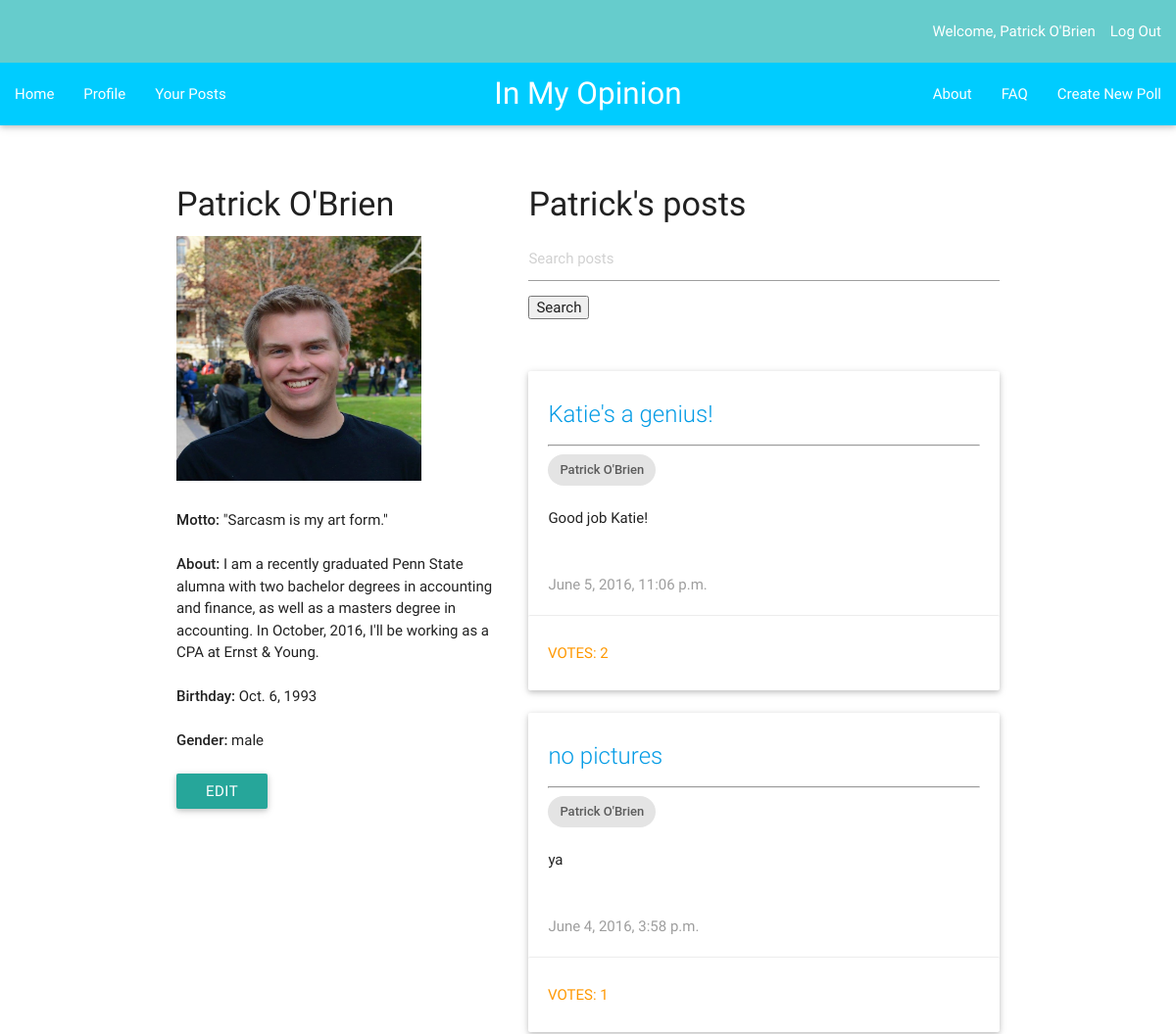
The page /imo_app/profile/ (signed in, upper part) on the database as committed earlier.
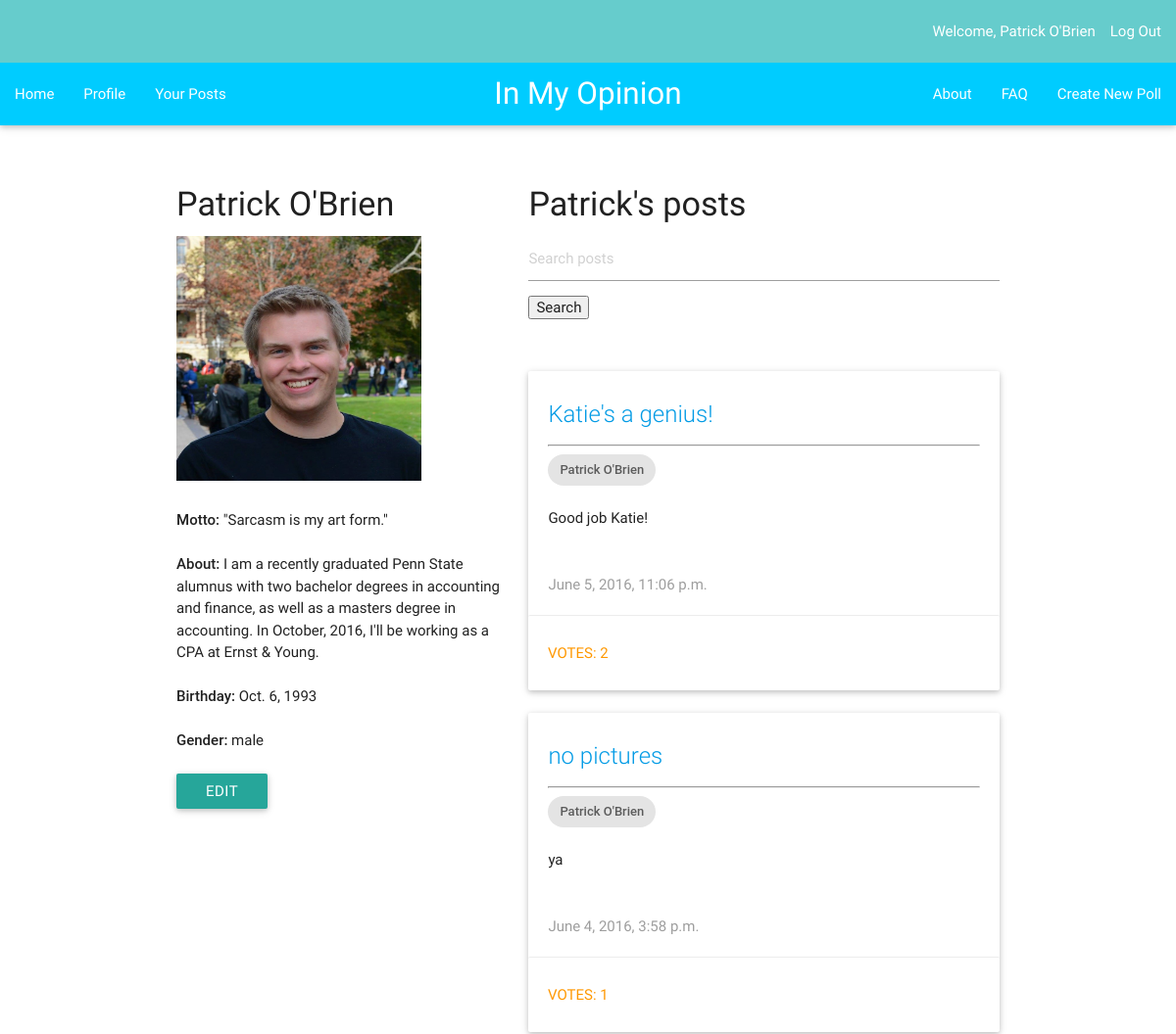
The same page on the database as committed later.
### imo_app/models.py (models this page shows, shortened)
class UserProfile(models.Model):
    user = models.OneToOneField(User)
    gender = models.CharField(default='', blank=True, max_length=15)
    picture = models.ImageField(blank=True, null=True, default='')
    birthday = models.DateField(blank=True, null=True)
    about = models.TextField(default='')
    motto = models.CharField(max_length=200, default='')

### imo_app/views.py (the view, shortened to what this page needs)
def profile(request):
    current_user=request.user
    instance = UserProfile.objects.get(id=current_user.id)
    if (request.POST.get('edit')):
        form = ProfileForm(instance=instance)
        return render(request, 'imo_app/profile_form.html', {'form': form})
    author = UserProfile.objects.get(id=current_user.id)
    q_list = Question.objects.filter(author=author)
    query = request.GET.get("q")
    paginator = Paginator(q_list, 10) # Show 25 contacts per page
    page = request.GET.get('page')
    try:
        q = paginator.page(page)
    except PageNotAnInteger:
        q = paginator.page(1)
    except EmptyPage:
        q = paginator.page(paginator.num_pages)
    context = {
        'q_all': q,
        'current_user': current_user,
        'first_name': author.user.first_name,
        'last_name': author.user.last_name,
        'gender': author.gender,
        'birthday': author.birthday,
        'about': author.about,
        'email': author.user.email,
        'motto': author.motto,
        'picture': author.picture,
    }
    return render(request, 'imo_app/profile.html', context)

### imo_app/templates/imo_app/profile.html (shortened to what this page needs)
{% extends "imo_app/base.html" %}
{% block content %}
<br></br>
  </div>
    <div class="container">
    <div class="row">
    <div class="col s5">
        <h4>{{ first_name }} {{ last_name }}</h4>
        {% if picture != null %}
        <img src='{{ picture.url }}' class='img-responsive' width="250px" height="250px" />
        {% endif %}
        <br></br>
        <strong>Motto:</strong> "{{ motto }}"
        <br></br>
        <strong>About:</strong> {{ about }}
        <br></br>
        <strong>Birthday:</strong> {{ birthday }}
        <br></br>
        <strong>Gender:</strong> {{ gender }}
        <br></br>
    <form action="{% url 'imo_app:profile' %}" method="POST">
      <input type="submit" value="edit" name='edit' class='btn' size=50%; />
    </form>
    </div>
    <div class="col s7">
    {% if user.is_authenticated %}
      <h4>{{ first_name }}'s posts</h4>
      <div class="row">
        <div class="col m12">
        <form method='GET' action=''>
        <input type='text' name='q' placeholder='Search posts' value='{{ request.GET.q }}' />
        <input type='submit' value='Search' />
        </form>
        <br></br>
      </div>
        {% for i in q_all %}
          <div class="col m12">
            <div class="card" >
              <div class="card-content">
                <span class="card-title truncate"><a href="{% url 'imo_app:detail' i.id %}" stile = "font-size: 20px">{{ i.question_text }}</a></span>
                <hr></hr>
                <div class="chip">
                  {{ i.author.user.first_name}} {{ i.author.user.last_name}}
                </div>
                <br></br>
                <p class="truncate">{{ i.description }}</p>
                <br></br>
                <p class="grey-text">{{ i.pub_date }}</p>
              </div>
              <a href="{% url 'imo_app:detail' i.id %}"><div class="orange-text waves-effect waves-teal card-action btn-flat" style="width:100%; height: 100%">
              {% if i.total_votes < 1 %}
              Votes: 0
              {% else %}
              Votes: {{ i.total_votes }}
              {% endif %}
              </div></a>
            </div>
          </div>
        {% endfor %}
        <div class="pagination">
        </div>
      </div>
    </div>
  </div>
    {% endif %}
</div>
{% endblock content %}

Rows that differ between the two databases and show on the page:
changed UserProfile "Sarcasm is my art form.": about "…recently graduated Penn State alumna with two bachelor degrees…" → "…recently graduated Penn State alumnus with two bachelor degrees…"
